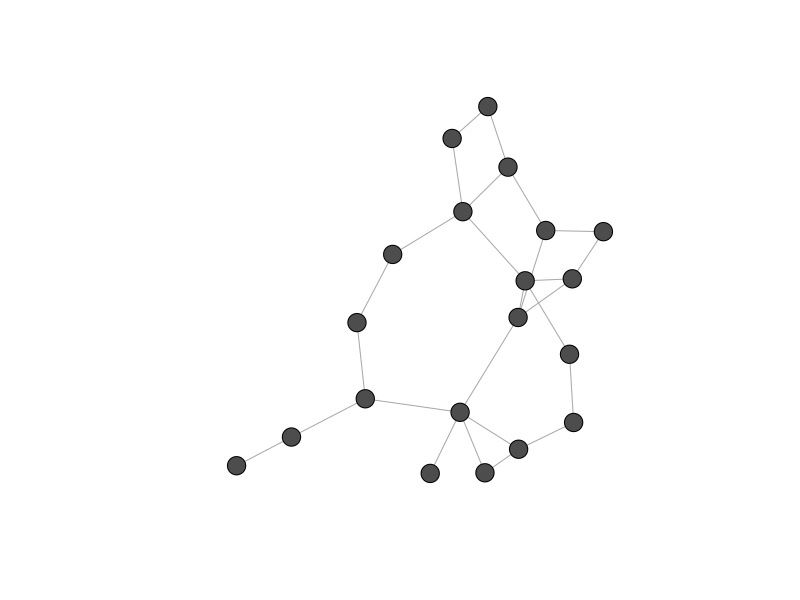
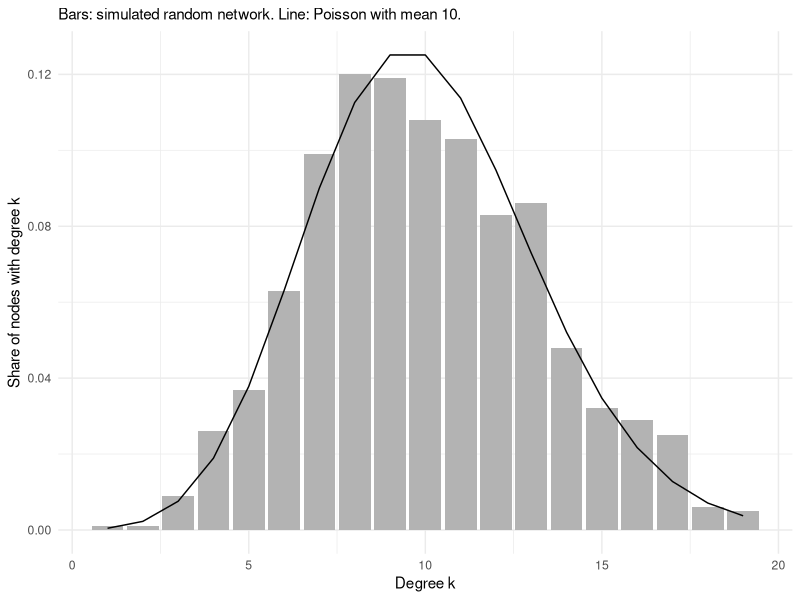
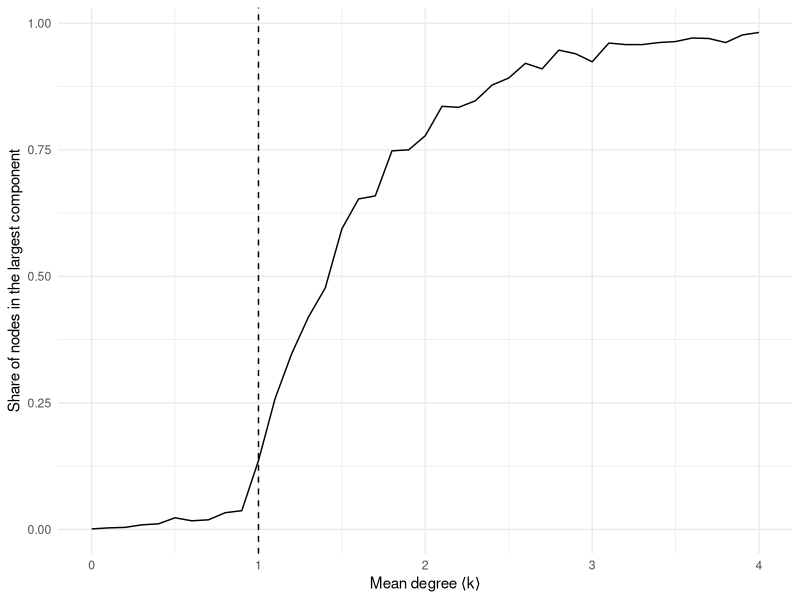
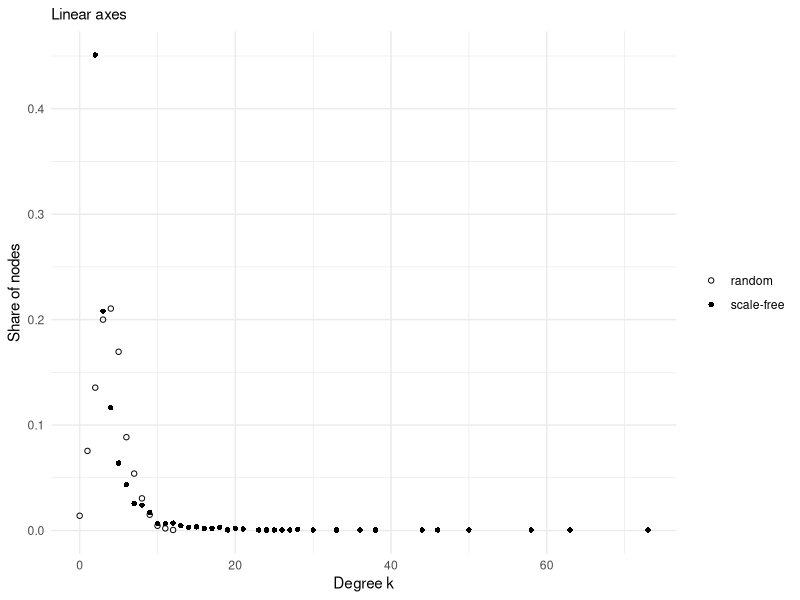
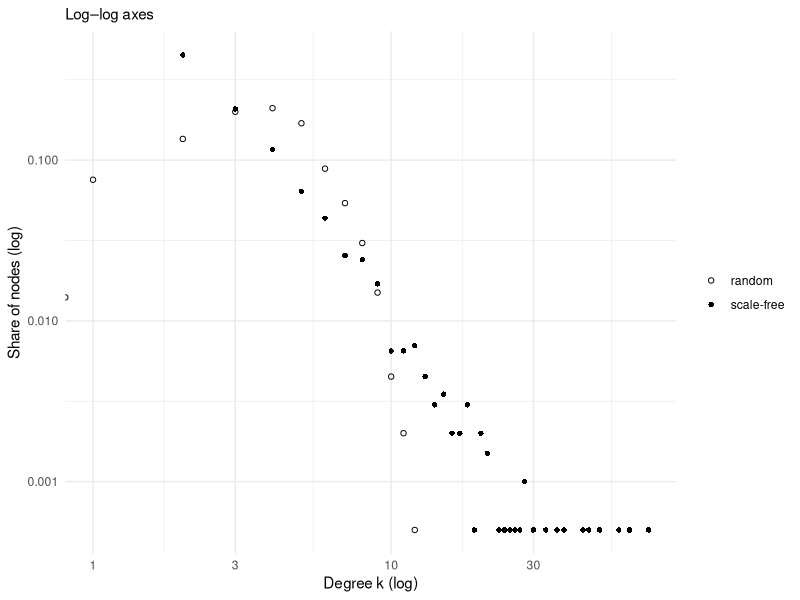
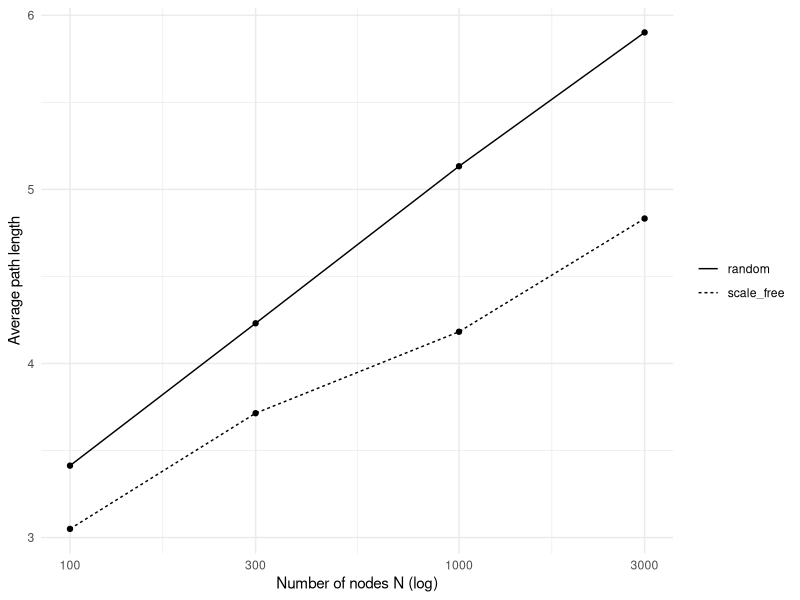
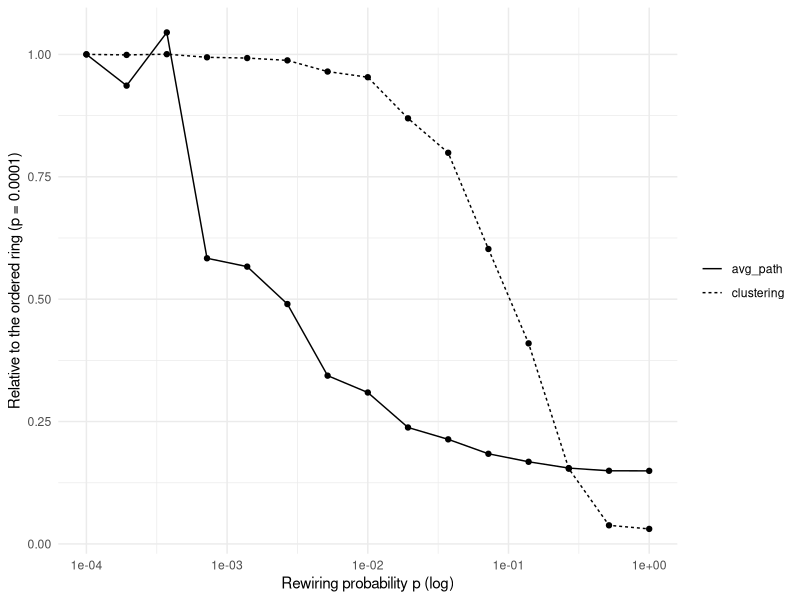
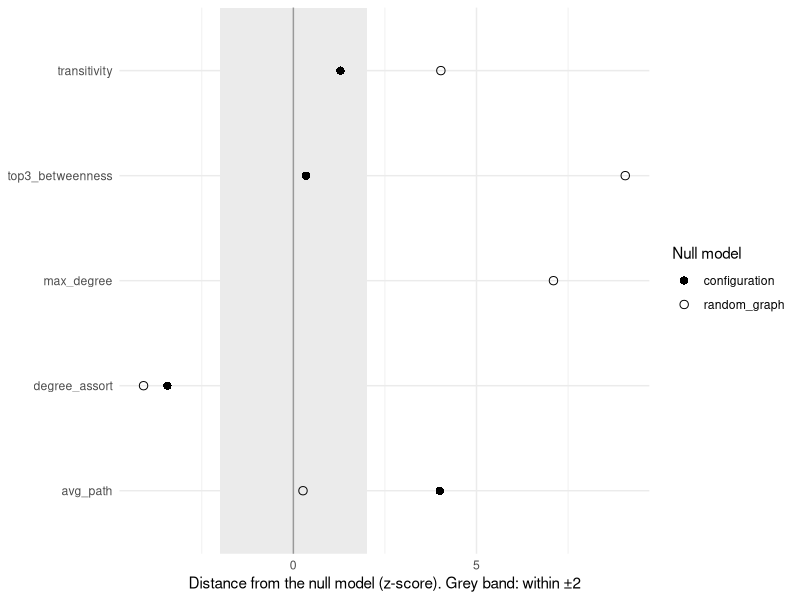

Recreate these plots in R, in order. (Note: this script raises an error after producing the figures.)
## ---- chunk 1
library(tidyverse)
library(igraph)

set.seed(2027)
theme_set(theme_minimal())
## ---- chunk 2
g <- make_graph("Zachary")   # swap in the course dataset here
transitivity(g)
## ---- chunk 3
n <- 20
p <- 0.15

pairs <- combn(n, 2)                 # all 190 possible pairs
coin  <- runif(ncol(pairs)) < p      # one coin flip per pair: TRUE with probability p
edges <- pairs[, coin]

g_hand <- make_graph(as.vector(edges), n = n, directed = FALSE)

plot(g_hand, vertex.size = 10, vertex.label = NA, vertex.color = "grey30")
c(possible_ties = ncol(pairs), drawn_ties = ecount(g_hand), expected = p * ncol(pairs))
## ---- chunk 4
g_gnp <- sample_gnp(n, p)        # fix the probability p: the number of ties varies
g_gnm <- sample_gnm(n, m = 28)   # fix the number of ties m: placed at random
c(gnp = ecount(g_gnp), gnm = ecount(g_gnm))
## ---- chunk 5
n <- 1000
k_mean <- 10
g_er <- sample_gnp(n, k_mean / (n - 1))

tibble(degree = degree(g_er)) |>
  count(degree) |>
  mutate(share = n / sum(n)) |>
  ggplot(aes(degree, share)) +
  geom_col(fill = "grey70") +
  geom_line(aes(y = dpois(degree, k_mean))) +   # the Poisson prediction
  labs(x = "Degree k", y = "Share of nodes with degree k",
       subtitle = "Bars: simulated random network. Line: Poisson with mean 10.")

c(mean = mean(degree(g_er)), max = max(degree(g_er)))
## ---- chunk 6
c(transitivity = transitivity(g_er), density = edge_density(g_er))
## ---- chunk 7
giant <- tibble(k = seq(0, 4, by = 0.1)) |>
  mutate(share_largest = map_dbl(k, \(k) {
    x <- sample_gnp(1000, k / 999)
    max(components(x)$csize) / 1000
  }))

ggplot(giant, aes(k, share_largest)) +
  geom_line() +
  geom_vline(xintercept = 1, linetype = "dashed") +
  labs(x = "Mean degree ⟨k⟩", y = "Share of nodes in the largest component")
## ---- chunk 8
small_world <- tibble(N = c(100, 300, 1000, 3000)) |>
  mutate(avg_path  = map_dbl(N, \(N) mean_distance(sample_gnm(N, N * 2))),   # ⟨k⟩ = 4
         predicted = log(N) / log(4))

small_world
## ---- chunk 9
n <- 2000
g_sf <- sample_pa(n, m = 2, directed = FALSE)   # preferential attachment, ⟨k⟩ ≈ 4
g_rn <- sample_gnm(n, ecount(g_sf))             # random, same N and same number of ties

both <- bind_rows(
  tibble(network = "random",     degree = degree(g_rn)),
  tibble(network = "scale-free", degree = degree(g_sf))
)

both |>
  group_by(network) |>
  summarise(mean = mean(degree), median = median(degree), max = max(degree))
## ---- chunk 10
dist <- both |>
  count(network, degree) |>
  group_by(network) |>
  mutate(share = n / sum(n))

ggplot(dist, aes(degree, share, shape = network)) +
  geom_point() +
  scale_shape_manual(values = c(random = 1, `scale-free` = 16)) +
  labs(x = "Degree k", y = "Share of nodes", shape = NULL, subtitle = "Linear axes")

ggplot(dist, aes(degree, share, shape = network)) +
  geom_point() +
  scale_x_log10() +
  scale_y_log10() +
  scale_shape_manual(values = c(random = 1, `scale-free` = 16)) +
  labs(x = "Degree k (log)", y = "Share of nodes (log)", shape = NULL, subtitle = "Log–log axes")
## ---- chunk 11
heterogeneity <- function(x) {
  k <- degree(x)
  c(N = vcount(x), L = ecount(x),
    k_mean = mean(k), k2_mean = mean(k^2), ratio = mean(k^2) / mean(k))
}

rbind(random     = heterogeneity(g_rn),
      scale_free = heterogeneity(g_sf),
      observed   = heterogeneity(g)) |>
  round(1)
## ---- chunk 12
fit <- fit_power_law(degree(g_sf), implementation = "plfit")
c(gamma = fit$alpha, xmin = fit$xmin, p_value = fit$KS.p)
## ---- chunk 13
distances_by_size <- tibble(N = c(100, 300, 1000, 3000)) |>
  mutate(
    random     = map_dbl(N, \(N) { s <- sample_pa(N, m = 2, directed = FALSE)
                                   mean_distance(sample_gnm(N, ecount(s))) }),
    scale_free = map_dbl(N, \(N) mean_distance(sample_pa(N, m = 2, directed = FALSE)))
  ) |>
  pivot_longer(-N, names_to = "network", values_to = "avg_path")

ggplot(distances_by_size, aes(N, avg_path, linetype = network)) +
  geom_line() +
  geom_point() +
  scale_x_log10() +
  labs(x = "Number of nodes N (log)", y = "Average path length", linetype = NULL)
## ---- chunk 14
ws <- tibble(p = 10^seq(-4, 0, length.out = 15)) |>
  mutate(stats = map(p, \(p) {
    x <- sample_smallworld(dim = 1, size = 500, nei = 5, p = p)
    tibble(clustering = transitivity(x), avg_path = mean_distance(x))
  })) |>
  unnest(stats)

ws_base <- ws |> slice(1)

ws |>
  mutate(clustering = clustering / ws_base$clustering,
         avg_path   = avg_path / ws_base$avg_path) |>
  pivot_longer(c(clustering, avg_path), names_to = "measure", values_to = "relative") |>
  ggplot(aes(p, relative, linetype = measure)) +
  geom_line() +
  geom_point() +
  scale_x_log10() +
  labs(x = "Rewiring probability p (log)", y = "Relative to the ordered ring (p = 0.0001)",
       linetype = NULL)
## ---- chunk 15
network_stats <- function(x) {
  b <- betweenness(x)
  c(transitivity      = transitivity(x),
    avg_path          = mean_distance(x),
    degree_assort     = assortativity_degree(x),
    max_degree        = max(degree(x)),
    top3_betweenness  = sum(sort(b, decreasing = TRUE)[1:3]) / sum(b))
}

null_models <- list(
  random_graph  = \(x) sample_gnm(vcount(x), ecount(x)),
  configuration = \(x) rewire(x, with = keeping_degseq(niter = ecount(x) * 10))
)

compare_to_null <- function(x, null_fun, reps = 500) {
  sims <- map(1:reps, \(i) as_tibble_row(network_stats(null_fun(x)))) |> list_rbind()
  obs  <- network_stats(x)

  sims |>
    pivot_longer(everything(), names_to = "statistic", values_to = "simulated") |>
    group_by(statistic) |>
    summarise(null_mean = mean(simulated),
              null_low  = quantile(simulated, 0.025),
              null_high = quantile(simulated, 0.975),
              null_sd   = sd(simulated),
              .groups = "drop") |>
    mutate(observed = obs[statistic],
           z        = (observed - null_mean) / null_sd) |>
    select(statistic, observed, null_mean, null_low, null_high, z)
}
## ---- chunk 16
results <- imap(null_models, \(f, name) compare_to_null(g, f) |> mutate(null_model = name)) |>
  list_rbind()

results |> mutate(across(where(is.numeric), \(v) round(v, 2)))
## ---- chunk 17
results |>
  filter(is.finite(z)) |>
  ggplot(aes(z, statistic, shape = null_model)) +
  annotate("rect", xmin = -2, xmax = 2, ymin = -Inf, ymax = Inf, fill = "grey92") +
  geom_vline(xintercept = 0, colour = "grey60") +
  geom_point(size = 2.5) +
  scale_shape_manual(values = c(random_graph = 1, configuration = 16)) +
  labs(x = "Distance from the null model (z-score). Grey band: within ±2",
       y = NULL, shape = "Null model")
## ---- chunk 18
data("karate", package = "igraphdata")   # install.packages("igraphdata") if needed
karate <- upgrade_graph(karate)

obs_assort <- assortativity_nominal(karate, V(karate)$Faction, directed = FALSE)

perm_assort <- replicate(1000,
  assortativity_nominal(karate, sample(V(karate)$Faction), directed = FALSE))

tibble(assortativity = perm_assort) |>
  ggplot(aes(assortativity)) +
  geom_histogram(bins = 40, fill = "grey70") +
  geom_vline(xintercept = obs_assort) +
  labs(x = "Faction assortativity with shuffled faction labels (1,000 permutations)",
       y = "Number of permutations", subtitle = "Vertical line: observed")

mean(perm_assort >= obs_assort)   # share of shuffles at least as homophilous as observed
## ---- chunk 19
largest_share_after_removal <- function(x, fraction, how) {
  k <- round(fraction * vcount(x))
  if (k == 0) return(1)
  drop <- if (how == "targeted") order(degree(x), decreasing = TRUE)[1:k] else sample(vcount(x), k)
  max(components(delete_vertices(x, drop))$csize) / vcount(x)
}

robustness <- expand_grid(
  network  = c("random", "scale-free"),
  how      = c("random failure", "targeted attack"),
  fraction = seq(0, 0.5, by = 0.025)
) |>
  mutate(share_largest = pmap_dbl(
    list(network, how, fraction),
    \(network, how, fraction) {
      x <- if (network == "random") g_rn else g_sf
      largest_share_after_removal(x, fraction, if (how == "targeted attack") "targeted" else "random")
    }))

ggplot(robustness, aes(fraction, share_largest, linetype = how)) +
  geom_line() +
  facet_wrap(~ network) +   # same axes in both panels
  labs(x = "Share of nodes removed", y = "Share of nodes still in the largest component",
       linetype = NULL)
## ---- chunk 20
# your code here
